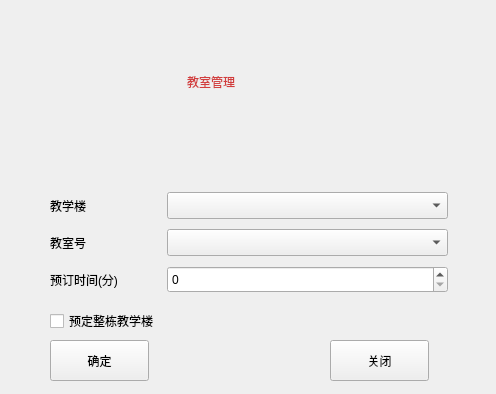
<?xml version="1.0" encoding="UTF-8"?>
<ui version="4.0">
 <class>ClassroomChange</class>
 <widget class="QWidget" name="ClassroomChange">
  <property name="geometry">
   <rect>
    <x>0</x>
    <y>0</y>
    <width>496</width>
    <height>394</height>
   </rect>
  </property>
  <property name="maximumSize">
   <size>
    <width>496</width>
    <height>394</height>
   </size>
  </property>
  <property name="windowTitle">
   <string>Form</string>
  </property>
  <widget class="QPushButton" name="pushButton_sure">
   <property name="geometry">
    <rect>
     <x>50</x>
     <y>340</y>
     <width>99</width>
     <height>41</height>
    </rect>
   </property>
   <property name="text">
    <string>确定</string>
   </property>
  </widget>
  <widget class="QPushButton" name="pushButton_close">
   <property name="geometry">
    <rect>
     <x>330</x>
     <y>340</y>
     <width>99</width>
     <height>41</height>
    </rect>
   </property>
   <property name="text">
    <string>关闭</string>
   </property>
  </widget>
  <widget class="QCheckBox" name="checkBox_order">
   <property name="geometry">
    <rect>
     <x>50</x>
     <y>310</y>
     <width>191</width>
     <height>22</height>
    </rect>
   </property>
   <property name="text">
    <string>预定整栋教学楼</string>
   </property>
  </widget>
  <widget class="QWidget" name="">
   <property name="geometry">
    <rect>
     <x>0</x>
     <y>0</y>
     <width>470</width>
     <height>163</height>
    </rect>
   </property>
   <layout class="QHBoxLayout" name="horizontalLayout">
    <item>
     <widget class="QLabel" name="label">
      <property name="maximumSize">
       <size>
        <width>181</width>
        <height>161</height>
       </size>
      </property>
      <property name="text">
       <string/>
      </property>
      <property name="pixmap">
       <pixmap resource="image_resource.qrc">:/new/prefix1/image_resource/classroom.jpg</pixmap>
      </property>
     </widget>
    </item>
    <item>
     <widget class="QLabel" name="label_2">
      <property name="minimumSize">
       <size>
        <width>281</width>
        <height>151</height>
       </size>
      </property>
      <property name="styleSheet">
       <string notr="true">font: 75 italic 30pt &quot;URW Chancery L&quot;;
color: rgb(210, 61, 61);</string>
      </property>
      <property name="text">
       <string>教室管理</string>
      </property>
     </widget>
    </item>
   </layout>
  </widget>
  <widget class="QWidget" name="">
   <property name="geometry">
    <rect>
     <x>50</x>
     <y>190</y>
     <width>398</width>
     <height>107</height>
    </rect>
   </property>
   <layout class="QGridLayout" name="gridLayout">
    <item row="0" column="0">
     <widget class="QLabel" name="label_3">
      <property name="minimumSize">
       <size>
        <width>71</width>
        <height>31</height>
       </size>
      </property>
      <property name="text">
       <string>教学楼</string>
      </property>
     </widget>
    </item>
    <item row="0" column="1">
     <spacer name="horizontalSpacer">
      <property name="orientation">
       <enum>Qt::Horizontal</enum>
      </property>
      <property name="sizeHint" stdset="0">
       <size>
        <width>18</width>
        <height>20</height>
       </size>
      </property>
     </spacer>
    </item>
    <item row="0" column="2">
     <widget class="QComboBox" name="comboBox_building">
      <property name="minimumSize">
       <size>
        <width>281</width>
        <height>27</height>
       </size>
      </property>
     </widget>
    </item>
    <item row="1" column="0">
     <widget class="QLabel" name="label_4">
      <property name="minimumSize">
       <size>
        <width>67</width>
        <height>31</height>
       </size>
      </property>
      <property name="text">
       <string>教室号</string>
      </property>
     </widget>
    </item>
    <item row="1" column="1">
     <spacer name="horizontalSpacer_2">
      <property name="orientation">
       <enum>Qt::Horizontal</enum>
      </property>
      <property name="sizeHint" stdset="0">
       <size>
        <width>18</width>
        <height>20</height>
       </size>
      </property>
     </spacer>
    </item>
    <item row="1" column="2">
     <widget class="QComboBox" name="comboBox_classroom">
      <property name="minimumSize">
       <size>
        <width>281</width>
        <height>27</height>
       </size>
      </property>
     </widget>
    </item>
    <item row="2" column="0">
     <widget class="QLabel" name="label_5">
      <property name="minimumSize">
       <size>
        <width>71</width>
        <height>31</height>
       </size>
      </property>
      <property name="text">
       <string>预订时间(分)</string>
      </property>
     </widget>
    </item>
    <item row="2" column="1">
     <spacer name="horizontalSpacer_3">
      <property name="orientation">
       <enum>Qt::Horizontal</enum>
      </property>
      <property name="sizeHint" stdset="0">
       <size>
        <width>18</width>
        <height>20</height>
       </size>
      </property>
     </spacer>
    </item>
    <item row="2" column="2">
     <widget class="QSpinBox" name="spinBox_ordertime">
      <property name="minimumSize">
       <size>
        <width>281</width>
        <height>27</height>
       </size>
      </property>
     </widget>
    </item>
   </layout>
  </widget>
 </widget>
 <resources>
  <include location="image_resource.qrc"/>
 </resources>
 <connections>
  <connection>
   <sender>pushButton_close</sender>
   <signal>clicked()</signal>
   <receiver>ClassroomChange</receiver>
   <slot>close()</slot>
   <hints>
    <hint type="sourcelabel">
     <x>388</x>
     <y>362</y>
    </hint>
    <hint type="destinationlabel">
     <x>469</x>
     <y>333</y>
    </hint>
   </hints>
  </connection>
 </connections>
</ui>
